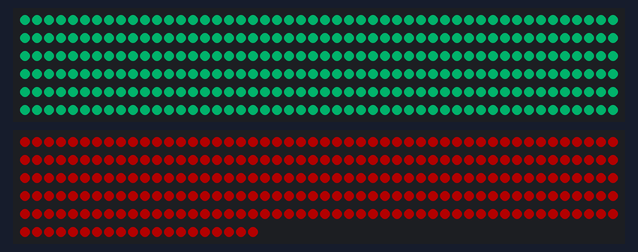
A sketch run on a simulated Arduino Uno, built with avr-gcc and run on an emulated ATmega328P. Parts: 300 RGB LEDs in strip order, left to right, continuing on the next row, 270 RGB LEDs in strip order, left to right, continuing on the next row. Dim RGB values are drawn brighter than linear; colours are those a GRB WS2812 strip shows for the declared byte order.

Above: at 1.1 s.
At 3.1 s:
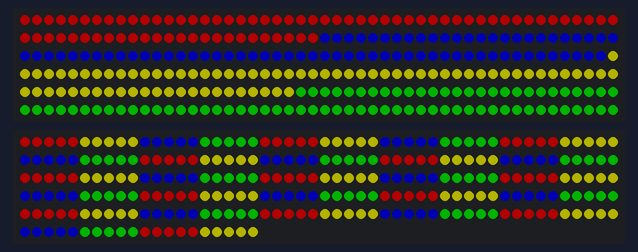
At 39.0 s:
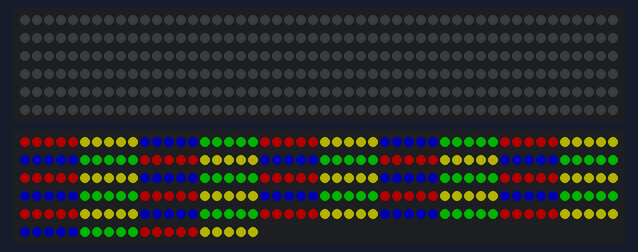

The sketch:

CannonDecorateB.ino
```cpp
/*
  cannon decorate B -- for parade bot, tests with 2 long strings, various patterns
  on various boards. 2 dynamic patterns seem possible on Mega, not Uno (2K ram)

  initial test writes 4 different colors to 5 lite segments to clarify each
  segment exact number; todo: write patterns for cannon segments to move depending
  on firing status; write patterns for base segments
  v. B tests putting 2 long strings on one controller using
  2 CRGB objects and separate loops, also tried as one long (570) string, both OK
  on Mega, not on Uno if either string is dynamic
*/

#include "FastLED.h"

// color Order here is GRB, not RGB

#define projectY 0xFF0099
#define red 0x02FF02
#define green 0xFF0000
#define blue 0x0000FF
#define yellow 0xFFFF00
#define black 0x000000
//#define white 0x101010
//#define purple 0x00FFFF

// # of leds in 1st strip
#define NUM_LEDS 300
#define DATA_PIN 15   // mega can handle 2 moving obj, Uno can't

// 2nd string has its own object on different control pin
#define NUM_LED2 270
#define DATA_PIN2 4

CRGB leds[NUM_LEDS];
CRGB led2[NUM_LED2];

uint8_t count = 0;  // loop count controls things -- loop speed affects rate

void setup()
{
  delay(1000);
  FastLED.addLeds<WS2812B, DATA_PIN, RGB>(leds, NUM_LEDS);
  FastLED.addLeds<WS2812B, DATA_PIN2, RGB>(led2, NUM_LED2);

  FastLED.setBrightness(60);  // use min value needed for environment

  // Serial.begin(9600);  // for debugging only

  pinMode( DATA_PIN, OUTPUT );
  pinMode( DATA_PIN2, OUTPUT );

  for (int i = 0; i < NUM_LEDS; i++)
  {
    leds[i] = projectY;   // indicates init to stopped state
  }

  for (int i = 0; i < NUM_LED2; i++)
  {
    led2[i] = red;   // indicates init to stopped state
  }

  FastLED.show();  // for loop above fills the array; .show sends data to led string
  delay(2000);

}  // end setup

void loop()
{
  //   --  later: each loop gets bools from labView/cRIO via input pins to control
  //    segment movement

  static uint8_t superCount = 0;   // 1st string flash or alternative when stopped

  if (superCount > 100)  // 20 loops/sec, so this recycles every 10 sec
    bpm();   // patterns for 1st string
  else  flash();

  // 2nd string static for now
    for (int i = 0; i < NUM_LED2; i++)
    {
      byte idx = i % 20;
      if  (idx >= 15) led2[i] = green;
      else if (idx >= 10) led2[i] = blue;
      else if (idx >= 5) led2[i] = yellow;
      // else  leds[i] = red;  // rest stay red from setup

    }
  // test w/ 2nd string moving, works on Mega, not Uno or ProMicro (insuff. RAM)
  //bpm2();

  FastLED.show(); // functions above fill light arrays, .show sends data to led strip

  count++;  // count increments each loop, used in movement functions
  superCount++;  // used to alternate patterns in 1st string
  if (count > 14)   count = 0;  // cycles count 0-->14
  if (superCount > 200)   superCount = 0;

  delay(50);  // loop delay controls iteration rate, thus speed of all functions that use count
}  // end loop

void bpm()  // back&forth color segments, alternates with flash
{
  // colored stripes pulsing at some Beats-Per-Minute (BPM)
  uint8_t BeatsPerMinute = 60;
  uint8_t gHue = 0; // rotating "base color" used by alternate bpm pattern
  CRGBPalette16 palette = PartyColors_p;
  uint8_t beat = beatsin8( BeatsPerMinute, 64, 255);
  gHue += count;  // somewhat randomizes colors
  for ( int i = 0; i < 300; i++)
  {
    leds[i] = ColorFromPalette(palette, gHue + (i * 2), beat - gHue + (i * 10));
  }
}  // end bpm

void bpm2()  // back&forth color segments, alternates with flash
{
  // colored stripes pulsing at some Beats-Per-Minute (BPM)
  uint8_t BeatsPerMinute = 60;
  uint8_t gHue = 0; // rotating "base color" used by alternate bpm pattern
  CRGBPalette16 palette = PartyColors_p;
  uint8_t beat = beatsin8( BeatsPerMinute, 64, 255);
  gHue += count;  // somewhat randomizes colors
  for ( int i = 0; i < 270; i++ )
  {
    led2[i] = ColorFromPalette(palette, gHue + (i * 2), beat - gHue + (i * 10));
  }
}  // end bpm2

void flash()
{
  if (count < 8)  // ~half the time it will be lit
  {
    for (int i = 0; i < 75; i++ )
    {
      leds[i] = red;
    }
    for (int i = 75; i < 149; i++ )
    {
      leds[i] = blue;
    }
    //  1 for loop for each parade bot segment
    for (int i = 149; i < 223; i++ )
    {
      leds[i] = yellow;
    }
    for (int i = 223; i < 300; i++ )
    {
      leds[i] = green;
    }
  }   // end flash on
  else   // other half of time it's off
  {
    for (int i = 0; i < 300; i++ )
    {
      leds[i] = black;
    }
  } // end else: flash off
}  // end flash


// to cycle lites in 15 lite segments in fwd/reverse direction:
// for each i, (i+14 - count) or (i - count for larger #s) drops 14->0 as loop increments;
// (AM versions use loop count instead of time to increment the 'offset' value from segment end);
// so mod 15 of (i + 14 - count)/ or (i +/- count for large #) also cycles 14 to 0 with time;
// so [ < x] of the 15 lites will be [color] and 'shift forward' each offset increment;
// SUBTRACTING offset simulates forward movement of segments; ADDING offset simulates reverse

// moving 10 lite segments (some color, some blk) look like this, eg sides of barrel
//   for (int i = 26; i < 60; i++ )   // lite segment affected
//  {
//    if (digitalRead(IS_FIRING) == 0) // true when pin pulls low
//    {
//      if ( ((i + count) % 10) < 7 ) // make last # larger to light up more lites
//      {
//        leds[i] = red;
//      }
//      else
//      {
//        leds[i] = black;
//      }
//    } // end if firing true
//     // reverse movement looks like this; use on  segment opposite side of barrel
//    {
//      // reversing offset (count) reverses segment motion
//      if ( ((i - count) % 10) < 7 )
//      {
//        leds[i] = red;
//      }
//      else
//      {
//        leds[i] = black;
//      }
//    }  // end else: reversed
//  } // end for moving segments
```

Measured:
- what the display in image 0 shows lasts 2.1 s, from 1.0 s to 3.1 s
- what the display in image 1 shows lasts 0.6 s, from 3.1 s to 3.7 s
